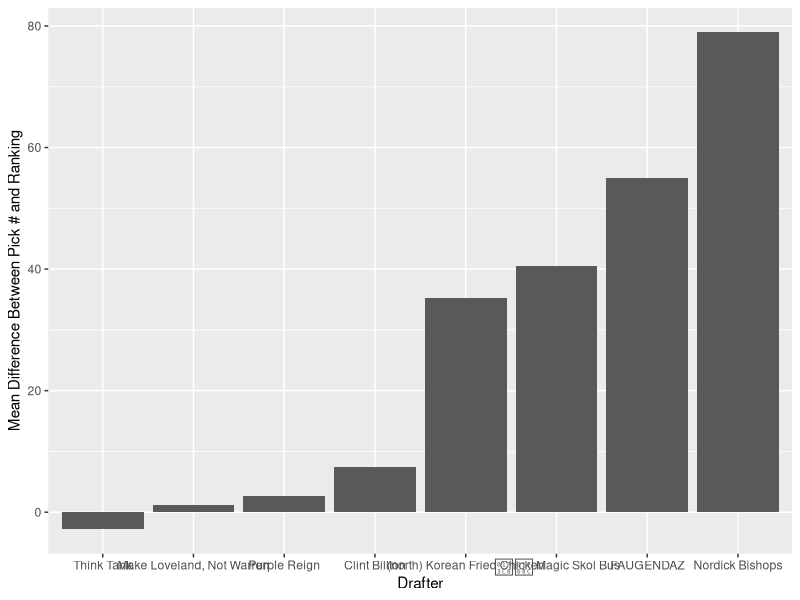
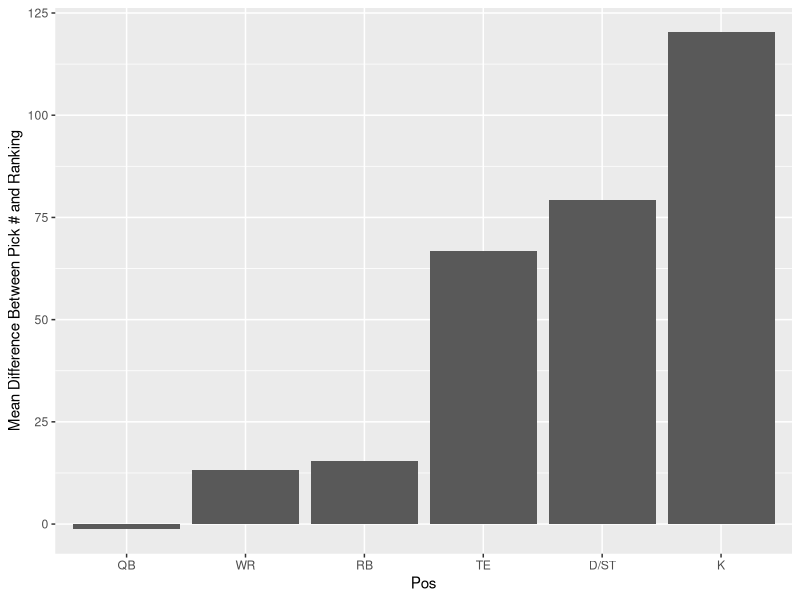
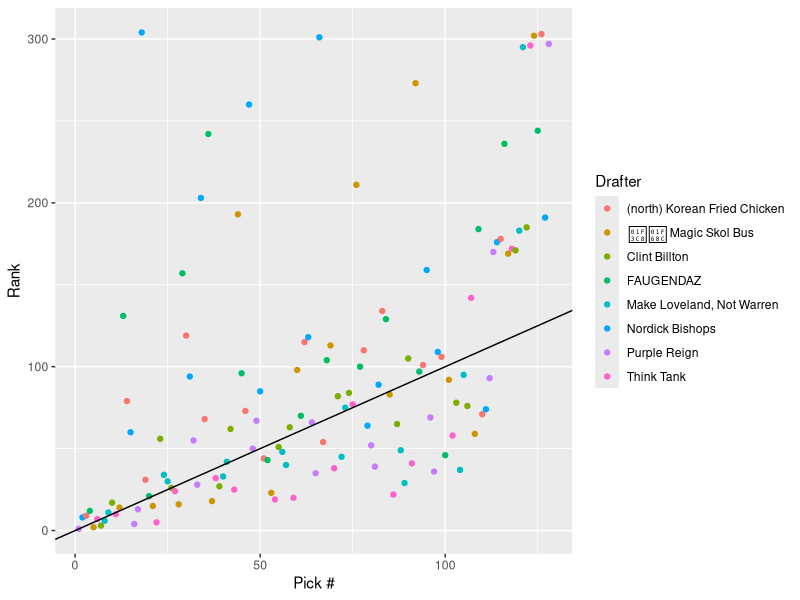
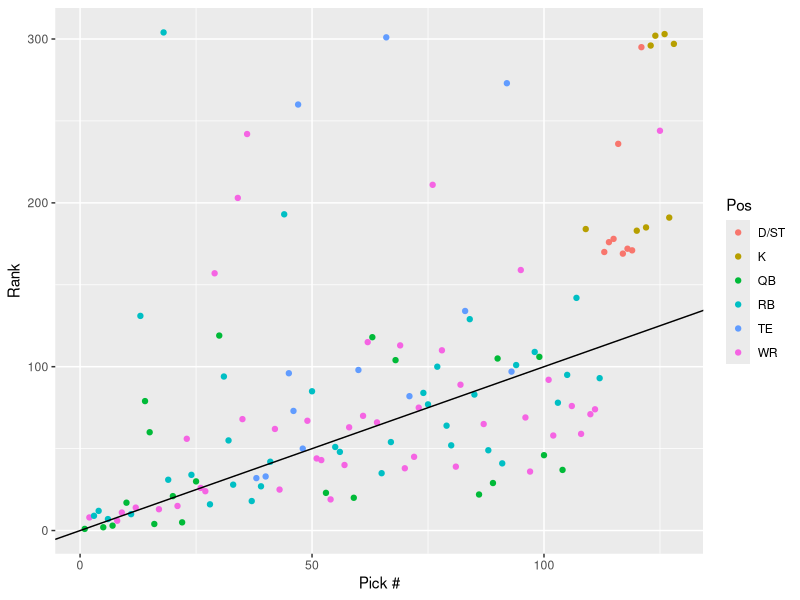
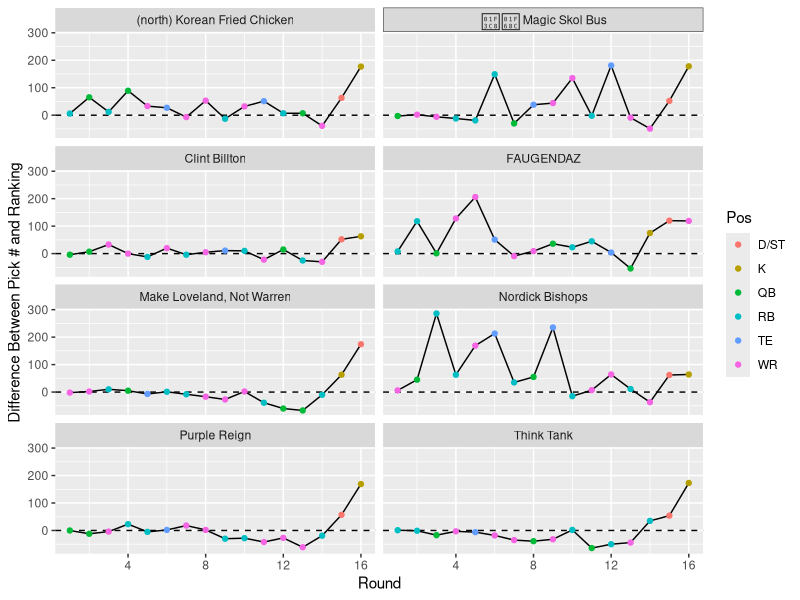

Source code (R) for these figures, in order:
## ---- chunk 1
knitr::opts_chunk$set(fig.width=12, fig.height=8, fig.path='Figs/',
                      echo=FALSE, warning=FALSE, message=FALSE)
options(width=100)
## ---- chunk 2
knitr::opts_chunk$set(echo = TRUE)
## ---- chunk 3
draftData <- read.csv("./data/Draft2025.csv", stringsAsFactors = FALSE)

# Align column names with the rest of the workflow
names(draftData)[names(draftData) == "OverallPick"] <- "PickNumber"
names(draftData)[names(draftData) == "Position"] <- "Pos"
names(draftData)[names(draftData) == "FantasyTeam"] <- "Drafter"

print.data.frame(head(draftData), row.names = FALSE)
## ---- chunk 4
rankings <- read.csv("./data/espn_superflex_ppr_2025.csv", stringsAsFactors = FALSE)

# Keep positional labels from the rankings distinct from the draft data
names(rankings)[names(rankings) == "Pos"] <- "RankPos"

# Read player as string, not factor
rankings$Player <- as.character(rankings$Player)

print.data.frame(head(rankings, n=10), row.names=FALSE)
## ---- chunk 5
library("dplyr")

# Join rankings data with draft data
joinedData <- left_join(draftData, rankings, by="Player")

# Some players will not have a  ranking, give these players a worst ranking + 1
joinedData$Rank[is.na(joinedData$Rank)] <- nrow(rankings) + 1

print.data.frame(head(joinedData, n=10), row.names=FALSE)
## ---- chunk 6
joinedData$RankDiff <- joinedData$Rank - joinedData$PickNumber

print.data.frame(head(joinedData, n=10), row.names=FALSE)
## ---- chunk 7
avgDiffs <- aggregate(RankDiff ~ Drafter, joinedData, FUN=mean)

# Order factor by worst draft to best
avgDiffs <- within(avgDiffs, Drafter <- factor(Drafter, levels=avgDiffs[order(avgDiffs$RankDiff), "Drafter"]))

# Order dataframe by worst draft to best
avgDiffs <- avgDiffs[order(avgDiffs$RankDiff, decreasing = FALSE),]

print.data.frame(avgDiffs, row.names=FALSE)
## ---- chunk 8
library(ggplot2)
ggplot(avgDiffs, aes(x=Drafter, y=RankDiff)) + geom_bar(stat = "identity") + ylab("Mean Difference Between Pick # and Ranking")
## ---- chunk 9
noKorDst <- joinedData[!(joinedData$Pos %in% c("DST", "K")), ]

avgDiffs2 <- aggregate(RankDiff ~ Drafter, noKorDst, FUN=mean)

# Order factor by worst draft to best
avgDiffs2 <- within(avgDiffs2, Drafter <- factor(Drafter, levels=avgDiffs[order(avgDiffs$RankDiff), "Drafter"]))

# Order dataframe by worst draft to best
avgDiffs2 <- avgDiffs2[order(avgDiffs2$RankDiff, decreasing = FALSE),]

print.data.frame(avgDiffs2, row.names=FALSE)
## ---- chunk 10
posDiffs <- aggregate(RankDiff ~ Pos, joinedData, FUN=mean)

posDiffs <- within(posDiffs, Pos <- factor(Pos, levels=posDiffs[order(posDiffs$RankDiff), "Pos"]))

# Order dataframe by worst draft to best
posDiffs <- posDiffs[order(posDiffs$RankDiff, decreasing = FALSE),]

print.data.frame(posDiffs, row.names=FALSE)

ggplot(posDiffs, aes(x=Pos, y=RankDiff)) + geom_bar(stat = "identity") + ylab("Mean Difference Between Pick # and Ranking")
## ---- chunk 11
# Scatter colored by drafter
ggplot(joinedData, aes(x=PickNumber,y=Rank)) + geom_point(aes(color=Drafter)) + geom_abline() + xlab("Pick #")
## ---- chunk 12
# Scatter colored by position
ggplot(joinedData, aes(x=PickNumber,y=Rank)) + geom_point(aes(color=Pos)) + geom_abline() + xlab("Pick #")
## ---- chunk 13
# Scatter colored by position, faceted by drafter
ggplot(joinedData, aes(x=Round, y=RankDiff)) + geom_line() + facet_wrap(~Drafter, ncol=2) + geom_hline(yintercept = 0, linetype=2) + geom_point(aes(color=Pos)) + ylab("Difference Between Pick # and Ranking")
## ---- chunk 14
rawTable <- joinedData[order(joinedData$PickNumber), c("PickNumber", "Round", "Drafter", "Player", "Rank", "RankDiff")]

knitr::kable(rawTable,
             col.names = c("Pick #", "Round", "Team", "Player", "ESPN Rank", "Rank Diff"),
             align = c("r", "r", "l", "l", "r", "r"))
